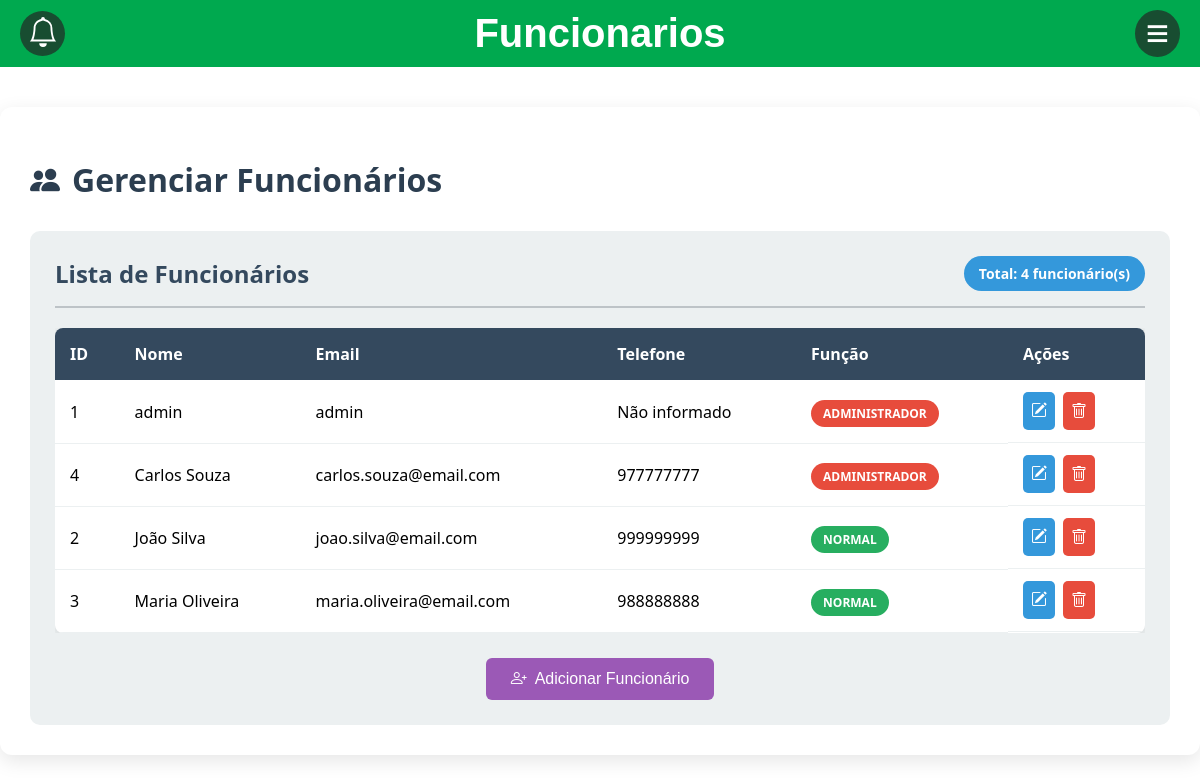
Page /public/funcionarios.php (signed in) on the committed database.
### tables this page shows
create table Usuario (
    id_usuario INT NOT NULL AUTO_INCREMENT PRIMARY KEY,
    nome_usuario VARCHAR(45) NOT NULL,
    email_usuario VARCHAR(45) not null,
    senha_usuario VARCHAR(255) not null,
    telefone_usuario VARCHAR(9),
    funcao_usuario ENUM("administrador", "normal") default "normal",
    foto_usuario VARCHAR(1000) not null default "../assets/img/foot_perfil.jpg",
    cep_usuario VARCHAR(9),
    estado_usuario VARCHAR(50),
    municipio_usuario VARCHAR(100),
    bairro_usuario VARCHAR(50),
    numero_usuario VARCHAR(10),
    complemento_usuario VARCHAR(50),.
    logradouro_usuario VARCHAR(50)
);

### public/funcionarios.php (the view, shortened to what this page needs)
<?php
include '../db.php';
$sql = "SELECT id_usuario, nome_usuario, email_usuario, telefone_usuario, funcao_usuario FROM usuario ORDER BY nome_usuario";
$result = $conn->query($sql);
?>
<?php include "header.php"; ?>
    <main>
        <div class="paginaFuncionarios">
            <h1>
                <i class="bi bi-people-fill"></i> Gerenciar Funcionários
            </h1>
            <div class="blocoFuncionarios">
                <div class="cabecalhoFuncionarios">
                    <h2>Lista de Funcionários</h2>
                    <span class="totalFuncionarios">Total: <?php echo $result->num_rows; ?> funcionário(s)</span>
                </div>
                <?php if ($result->num_rows > 0): ?>
                    <div class="tabelaFuncionarios">
                        <table>
                            <thead>
                                <tr>
                                    <th>ID</th>
                                    <th>Nome</th>
                                    <th>Email</th>
                                    <th>Telefone</th>
                                    <th>Função</th>
                                    <th>Ações</th>
                                </tr>
                            </thead>
                            <tbody>
                                <?php while($row = $result->fetch_assoc()): ?>
                                <tr>
                                    <td><?php echo htmlspecialchars($row['id_usuario']); ?></td>
                                    <td><?php echo htmlspecialchars($row['nome_usuario']); ?></td>
                                    <td><?php echo htmlspecialchars($row['email_usuario']); ?></td>
                                    <td><?php echo htmlspecialchars($row['telefone_usuario'] ?? 'Não informado'); ?></td>
                                    <td>
                                        <span class="funcao-badge <?php echo $row['funcao_usuario'] === 'administrador' ? 'admin' : 'normal'; ?>">
                                            <?php echo htmlspecialchars($row['funcao_usuario']); ?>
                                        </span>
                                    </td>
                                    <td class="acoes">
                                        <button class="btn-editar" title="Editar" onclick="abrirModalEditar(<?php echo $row['id_usuario']; ?>, '<?php echo htmlspecialchars($row['nome_usuario']); ?>', '<?php echo htmlspecialchars($row['email_usuario']); ?>', '<?php echo htmlspecialchars($row['telefone_usuario'] ?? ''); ?>', '<?php echo htmlspecialchars($row['funcao_usuario']); ?>')">
                                            <i class="bi bi-pencil-square"></i>
                                        </button>
                                        <?php if ($row['id_usuario'] != $_SESSION['id_usuario']): ?>
                                            <a href="funcionarios.php?excluir=<?php echo $row['id_usuario']; ?>" class="btn-excluir" title="Excluir" onclick="return confirm('Tem certeza que deseja excluir o usuário <?php echo htmlspecialchars($row['nome_usuario']); ?>?')">
                                                <i class="bi bi-trash"></i>
                                            </a>
                                        <?php else: ?>
                                            <span class="btn-excluir disabled" title="Não é possível excluir sua própria conta">
                                                <i class="bi bi-trash"></i>
                                            </span>
                                        <?php endif; ?>
                                    </td>
                                </tr>
                                <?php endwhile; ?>
                            </tbody>
                        </table>
                    </div>
                <?php endif; ?>
                <div class="botoes-acao">
                    <button class="btn-adicionar" onclick="abrirModalAdicionar()">
                        <i class="bi bi-person-plus"></i> Adicionar Funcionário
                    </button>
                </div>
            </div>
        </div>
    </main>
</body>
</html>

### public/header.php (shortened to what this page needs)
<!DOCTYPE html>
<html lang="pt-br">
<head>
    <title><?php
        $page_titles = [
            'cadastrarTrem.php' => 'Cadastrar Trem',
            'consumodeEnergia.php' => 'Consumo de Energia',
            'funcionarios.php' => 'Funcionarios',
            'notificacoes.php' => 'Notificações',
            'dadosDoUsuario.php' => 'Dados do Usuário',
            'relatorios.php' => 'Relatórios',
            'termos_de_uso.php' => 'Termos de Uso',
            'ajuda.php' => 'Ajuda',
            'mapa.php' => 'Mapa',
            'monitoramentoManutencao.php' => 'Monitoramento e Manutenção',
            'eficienciaOperacional.php' => 'Eficiência Operacional',
            'seguranca.php' => 'Segurança',
            'configuracoes.php' => 'Configurações'
        ];
        $current_page = basename($_SERVER['PHP_SELF']);
    ?></title>
    <link rel="stylesheet" href="../styles/style.css">
    <link rel="stylesheet" href="https://cdn.jsdelivr.net/npm/bootstrap-icons@1.13.1/font/bootstrap-icons.min.css">
</head>
<body>
    <header>
        <div class="navbar">
        <div class="btnNavBar"><a href="notificacao.php"><img src="../assets/icons/bell.svg" alt=""></a></div>
        <h1><?php echo ($page_titles[$current_page] ?? 'Sistema'); ?></h1>
        <button class="nav-button" onclick="alternarMenu()"> ≡</button>
        </div>
    </header>
</body>
</html>

### styles/style.css (style rules this page uses)
body { font-family: Arial, sans-serif; margin: 0; padding: 0; }
.navbar { display: flex; justify-content: space-between; align-items: center; background-color: #00a94f; padding: 10px 20px; position: relative; }
.btnNavBar { background: none; border: none; cursor: pointer; font-size: 40px; color: white; background-color: #184d31; border-radius: 50%; width: 45px; transition: .5s; }
.btnNavBar img { width: 30px; height: auto; position: relative; left: 8px; filter: brightness(0) invert(1); }
.navbar h1 { flex-grow: 1; text-align: center; color: white; font-size: 40px; margin: 0; }
.nav-button { background: none; border: none; cursor: pointer; font-size: 40px; color: white; background-color: #184d31; border-radius: 50%; width: 45px; transition: .5s; }
.paginaFuncionarios { max-width: 1200px; margin: 40px auto; padding: 30px; background-color: #ffffff; border-radius: 12px; font-family: 'Segoe UI', sans-serif; box-shadow: 0 6px 20px rgba(0, 0, 0, 0.1); }
.paginaFuncionarios h1 { font-size: 32px; color: #2c3e50; margin-bottom: 30px; display: flex; align-items: center; gap: 12px; }
.paginaFuncionarios h1 i { font-size: 30px; color: #2c3e50; }
.blocoFuncionarios { background-color: #ecf0f1; padding: 25px; border-radius: 10px; }
.cabecalhoFuncionarios { display: flex; justify-content: space-between; align-items: center; margin-bottom: 20px; padding-bottom: 15px; border-bottom: 2px solid #bdc3c7; }
.cabecalhoFuncionarios h2 { margin: 0; color: #34495e; font-size: 24px; }
.totalFuncionarios { background-color: #3498db; color: white; padding: 8px 15px; border-radius: 20px; font-size: 14px; font-weight: bold; }
.tabelaFuncionarios { overflow-x: auto; margin-bottom: 25px; }
.tabelaFuncionarios table { width: 100%; border-collapse: collapse; background-color: white; border-radius: 8px; overflow: hidden; box-shadow: 0 2px 10px rgba(0, 0, 0, 0.1); }
.tabelaFuncionarios th { background-color: #34495e; color: white; padding: 15px; text-align: left; font-weight: 600; }
.tabelaFuncionarios td { padding: 12px 15px; border-bottom: 1px solid #ecf0f1; }
.funcao-badge { padding: 5px 12px; border-radius: 15px; font-size: 12px; font-weight: bold; text-transform: uppercase; }
.funcao-badge.admin { background-color: #e74c3c; color: white; }
.funcao-badge.normal { background-color: #27ae60; color: white; }
.acoes { display: flex; gap: 8px; }
.btn-editar, .btn-excluir { border: none; padding: 8px; border-radius: 5px; cursor: pointer; transition: background-color 0.3s; font-size: 16px; }
.btn-editar { background-color: #3498db; color: white; }
.btn-excluir { background-color: #e74c3c; color: white; }
.botoes-acao { text-align: center; margin-top: 20px; }
.btn-adicionar { background-color: #9b59b6; color: white; border: none; padding: 12px 25px; border-radius: 6px; font-size: 16px; cursor: pointer; transition: background-color 0.3s; display: inline-flex; align-items: center; gap: 8px; }

### rows in the picture
usuario: id_usuario "1", nome_usuario "admin", email_usuario "admin", telefone_usuario "Não informado", funcao_usuario "ADMINISTRADOR"
usuario: id_usuario "4", nome_usuario "Carlos Souza", email_usuario "carlos.souza@email.com", telefone_usuario "977777777", funcao_usuario "ADMINISTRADOR"
usuario: id_usuario "2", nome_usuario "João Silva", email_usuario "joao.silva@email.com", telefone_usuario "999999999", funcao_usuario "NORMAL"
usuario: id_usuario "3", nome_usuario "Maria Oliveira", email_usuario "maria.oliveira@email.com", telefone_usuario "988888888", funcao_usuario "NORMAL"

### other values in the picture
$page_titles[$current_page] "Funcionarios"
$result->num_rows "4"
